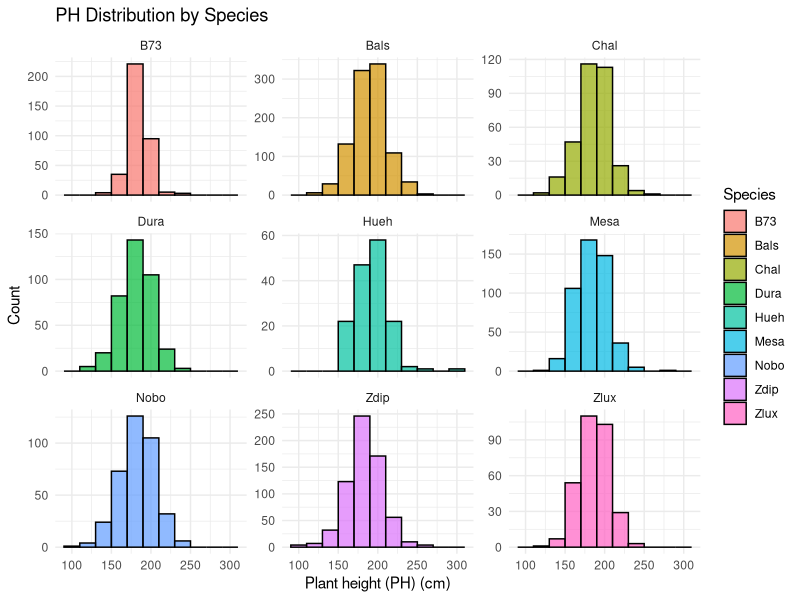

Generate this figure with R:
install.packages("tidyverse")
library(tidyverse)
library(dplyr)

bzeadf <- read.csv("./UPDATED_CLY23_D4_FieldBook.csv")
  
bzeadf_f <- bzeadf %>% filter(Species != "Check" & Notes == "")
bzeadf_ff <- bzeadf_f %>%
  mutate(LA = BW * BL * 0.75)


ggplot(bzeadf_ff, aes(x = PH, fill = Species)) +
  geom_histogram(binwidth = 20, color = "black", alpha = 0.7, position = "identity") +
  facet_wrap(~ Species, scales = "free_y") +
  labs(
    title = "PH Distribution by Species",
    x = "Plant height (PH) (cm)",
    y = "Count"
  ) +
  theme_minimal()
